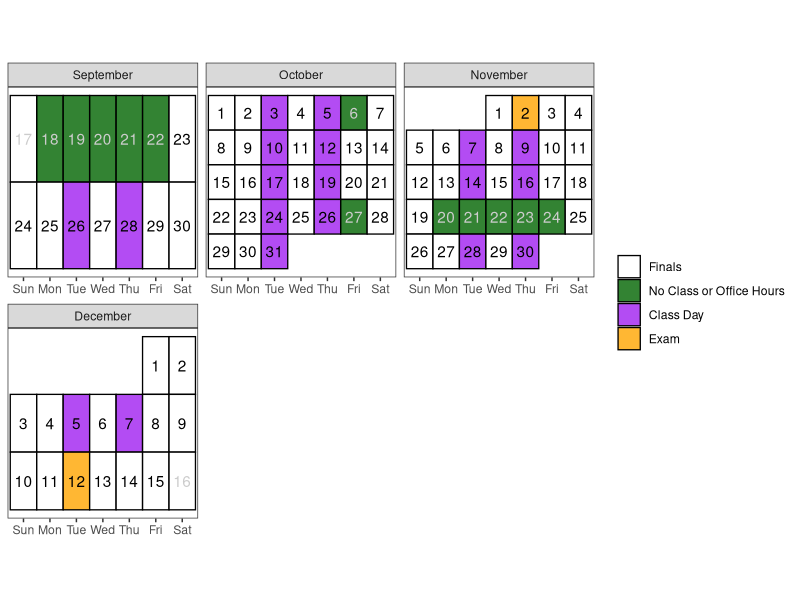
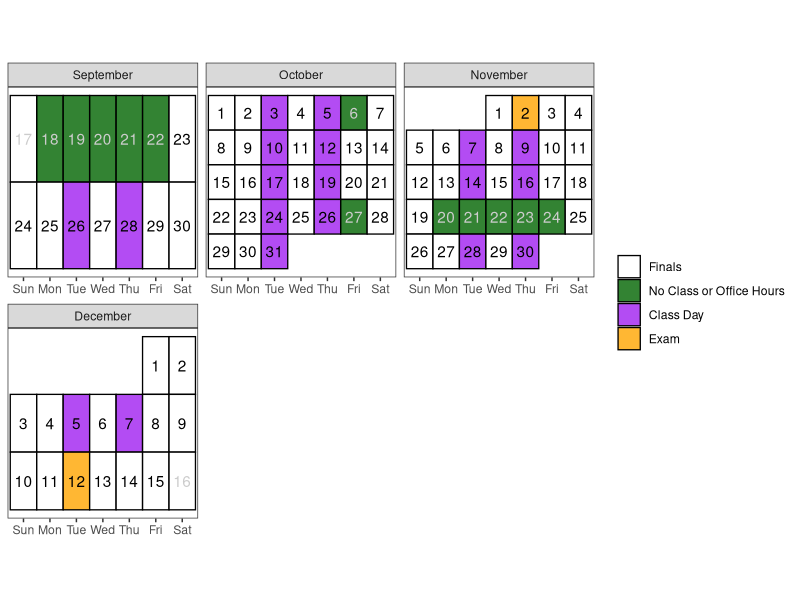

The R source for these figures, in order:
## ---- chunk 1
#| include: false

# knitr::opts_chunk$set(cache=FALSE, dev='pdf')
# knitr::opts_chunk$set(cache=F,
#                       fig.path = 'figs/',
#                       cache.path='cache/',
#                       fig.align = 'center',
#                       echo = F,
#                       warning=F,
#                       message=F)
# knitr::opts_chunk$set(
#                   fig.process = function(x) {
#                       x2 = sub('-\\d+([.][a-z]+)$', '\\1', x)
#                       if (file.rename(x, x2)) x2 else x
#                       }
#                   )

library(tidyverse)
library(lubridate)

# Create a calendar for your syllabus ----
# Source: http://svmiller.com/blog/2020/08/a-ggplot-calendar-for-your-semester/
# 1) what is the first Monday of the semester?
# Any number of ways to identify dates in R, but we'll use {lubridate} and the ymd() function here.
# Format: YYYYMMDD. In this example, 4 January 2022.
# What are the full dates of the semester?
semester_dates <- seq(ymd(20230920), ymd(20231215), by=1)
# Weekday(s) of class
class_wdays <- c("Tue", "Thu")

not_here_dates <- c(
  ymd("20231006"),
  ymd("20231027"),
  # Break
  seq(ymd(20230918), ymd(20230922), by = 1),
  seq(ymd(20231120), ymd(20231124), by = 1)
  )

exam_dates <- c(ymd(20231102), 
                ymd(20231212)
                )

# project_dates <- c(ymd(20221104), ymd(20221205), ymd(20221209))
finals_week <- seq(ymd(20231211), ymd(20231215), by = 1)

# Custom function for treating the first day of the month as the first week 
# of the month up until the first Sunday 
# (unless Sunday was the start of the month)
wom <- function(date) {
    first <- wday(as.Date(paste(year(date), month(date), 1, sep = "-")))
    return((mday(date) + (first - 2)) %/% 7 + 1)
  }
# Create a data frame of dates, assign to Cal
Cal <- tibble(date = seq(ymd(20230917), ymd(20231216), by=1))  %>%
  mutate(mon = lubridate::month(date, label=T, abbr=F),
         wkdy = weekdays(date, abbreviate=T),
         wkdy = fct_relevel(wkdy, "Sun", "Mon", "Tue", "Wed", "Thu","Fri","Sat"), # make sure Sunday comes first
         semester = date %in% semester_dates, 
         # project = date %in% project_dates,
         exams = date %in% exam_dates, # is it an exam?
         not_here = date %in% not_here_dates, # is it a day off?
         #remote = date %in% remote_dates,
         exam_wk = date %in% finals_week,
         day = lubridate::mday(date), 
         week = wom(date))
Cal <- Cal %>%
  mutate(category = case_when(
    # project ~ "Project",
    exams ~ "Exam",
    not_here ~ "No Class or Office Hours",
    semester & wkdy %in% class_wdays & !not_here & !exam_wk ~ "Class Day",
    #remote ~ "No "
    semester ~ "Finals",
    TRUE ~ "NA"
  )) 
class_cal <- Cal %>% 
  ggplot(.,aes(wkdy, week)) +
  theme_bw() +
  theme(aspect.ratio = 1, 
        panel.grid.major.x = element_blank(),
        legend.position = "right",
        # legend.position = c(1, 0), 
        # legend.justification = c(1,0),
        # legend.direction = "vertical", 
        legend.title = element_blank(),
        axis.title.y = element_blank(), 
        axis.title.x = element_blank(),
        axis.ticks.y = element_blank(), 
        axis.text.y = element_blank()) +
  geom_tile(alpha=0.8, aes(fill=category), color="black", size=.45) +
  facet_wrap(~mon, scales = "free", ncol=3) +
  geom_text(aes(label = day, color = semester & (!not_here))) +
  # put your y-axis down, flip it, and reverse it
  scale_y_reverse(breaks=NULL) +
  # manually fill scale colors to something you like...
  scale_color_manual(values = c("FALSE" = "grey80", "TRUE" = "black"), guide = "none") + 
  scale_fill_manual(values=c("Class Day"="purple", 
                             "Finals"="white",
                             "No Class or Office Hours" = "darkgreen",
                             "NA" = "white", # I like these whited out...
                             "Exam"="orange"),
                    #... but also suppress a label for a non-class semester day
                    breaks=c("Finals", "No Class or Office Hours", "Class Day","Exam"))
class_cal

exam_days <- filter(Cal, category == "Exam") %>%
  mutate(topic = c("Midterm Exam", "Final Exam"),
         time = c("In Class", "1:10PM - 4:00PM")) %>%
  rowwise() %>%
  mutate(sem_week = week(date),
         Date = paste(format(date, "%b %e"), sep = ",", collapse = ", "))

# project_days <- filter(Cal, category == "Project") %>%
#   mutate(topic = c("Project Proposal Due", "Project Presentation Due", "Project Report Due"),
#          time = c("8pm", "8pm", "8pm")) %>%
#   mutate(Date = format(date, "%b %e"),
#          sem_week = week(date))

class_days <- filter(Cal, category %in% c("Class Day")) %>%
  mutate(sem_week = week(date)) %>%
  group_by(sem_week) %>%
  # group_by(sem_week) %>%
  summarize(Date = paste(format(date, "%b %e"), sep = ",", collapse = ", ")) %>%
  mutate(topic = c(
    "Introduction to R",
    "Tidy Data + Basics of Graphics",
    "Data Cleaning and Manipulation (dplyr)",
    "Data Transformations (tidyr)",
    "Special Data Types: Strings + Factors + Dates",
    "Debugging + Version Control",
    "Reproducibility & Professional Communication",
    "Functions & Functional Programming",
    "Simulation",
    "Statistical Modeling")) %>%
  # bind_rows(project_days) %>%
  bind_rows(exam_days) %>%
  arrange(sem_week, Date) %>%
  select(Date, Topic = topic)
## ---- chunk 2
#| echo: false
#| eval: true
#| warning: false
#| fig-width: 8
#| fig-height: 3.5
#| fig-pos: 'h'
#| fig-cap: "Note: Tuesday, January 17th will follow a Monday class schedule."
class_cal
## ---- chunk 3
#| echo: false
#| eval: true
#| fig-pos: 'h'
class_days %>%
kableExtra::kable(caption = "Tentative schedule of class topics and important due dates", format = "simple")
